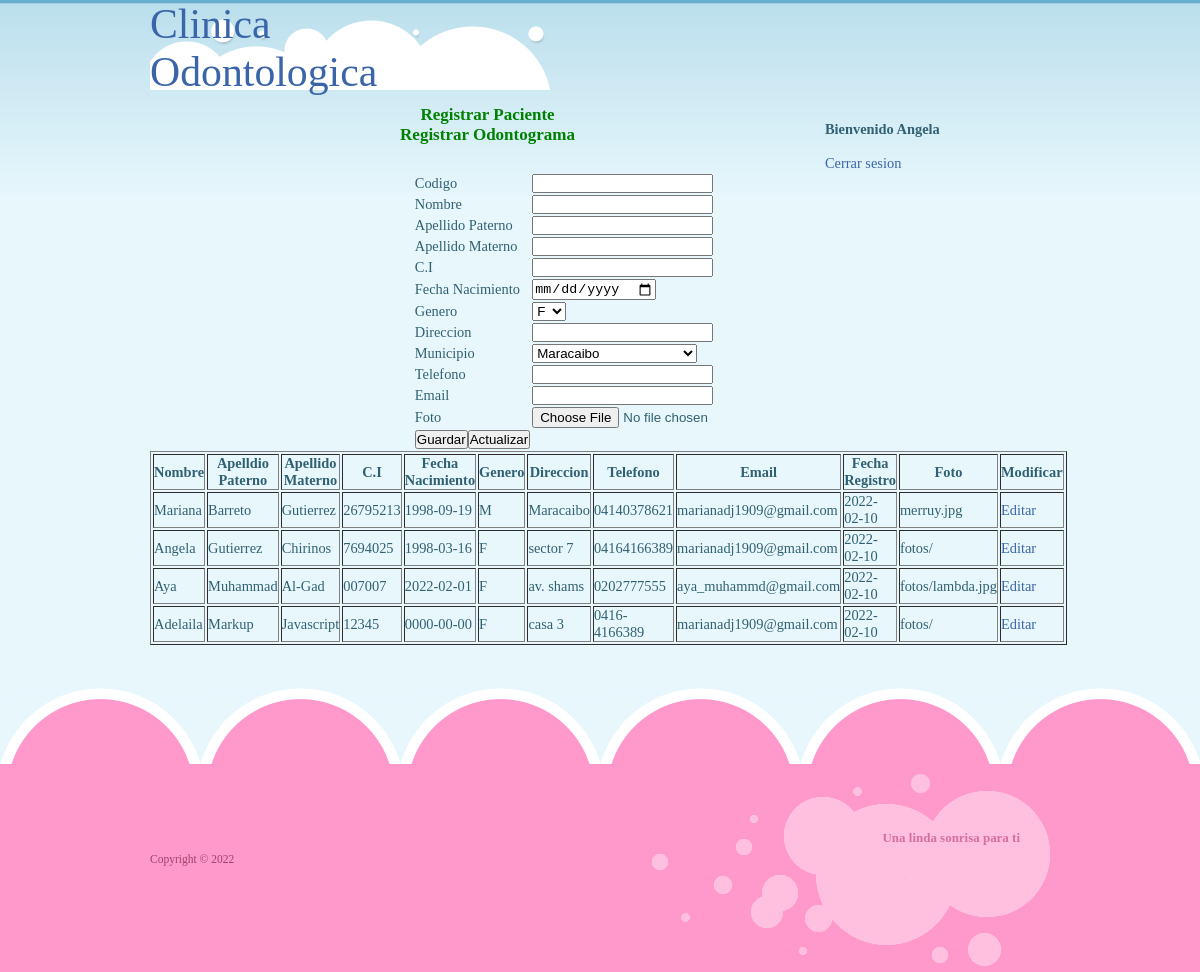
Page /registrar_paciente.php (signed in) on the committed database.
### tables this page shows
CREATE TABLE `persona` (
  `cod_persona` int(11) NOT NULL,
  `nombre` varchar(50) NOT NULL,
  `apellido_paterno` varchar(60) NOT NULL,
  `apellido_materno` varchar(60) NOT NULL,
  `dni` varchar(8) NOT NULL,
  `fecha_nacimiento` date NOT NULL,
  `genero` varchar(2) NOT NULL,
  `direccion` varchar(250) NOT NULL,
  `telefono` varchar(15) NOT NULL,
  `email` varchar(250) NOT NULL,
  `fecha_regsitro` date NOT NULL,
  `cod_tipo_persona` int(11) NOT NULL,
  `coddistrito` int(11) NOT NULL,
  `foto` varchar(80) NOT NULL
);

### registrar_paciente.php (the view, shortened to what this page needs)
<!DOCTYPE html PUBLIC "-//W3C//DTD XHTML 1.0 Strict//EN" "http://www.w3.org/TR/xhtml1/DTD/xhtml1-strict.dtd">
<html xmlns="http://www.w3.org/1999/xhtml">
<html lang="es">
<head>
	<link rel="stylesheet" href="css/main.css" type="text/css" />
</head>
<body ng-app="app" >
        <?php
        if ($_SESSION['codper'] != null) {
            $user = $_SESSION['codper'];
            $nombre = null;
            $link = mysqli_connect("localhost","root");
            mysqli_select_db($link, "bd_odontograma");
            $result = mysqli_query($link, "select * from persona where cod_persona = $user");
            while ($row = mysqli_fetch_row($result)) {
                $nombre = $row[1];
            }
            $distritos = mysqli_query($link, "select * from distrito");
        }
        else
        {
            header("location:login.php");
        }
        ?>
	<div class="wrap">
		<div id="cabecera">
			<div id="detallelogo">
				<h1><a href="#">Clinica<br />Odontologica</a></h1>
			</div>
			<div id="detallesuser">
				<h3><?php echo "Bienvenido $nombre"  ?></h3><br/>
				<a href="login.php">Cerrar sesion</a>
			</div>
		</div>
            <div id="menu" ng-controller="dientes">
			<center><ul>
                                <li><a href="registrar_paciente.php">Registrar Paciente</a></li>
                                <li><a href="odontograma.php">Registrar Odontograma</a></li>
			</ul></center>
		</div>
            <div id="text" >
                <center>
                <form method="post" enctype="multipart/form-data">
                        <table>
                    <tr>
                        <td>Codigo</td>
                        <td><input type="text" name="txtcodigo" id="txtcodigo" value=""/></td>
                    </tr>
                    <tr>
                        <td>Nombre</td>
                        <td><input type="text" name="txtnombre" id="txtnombre" /></td>
                    </tr>
                    <tr>
                        <td>Apellido Paterno</td>
                        <td><input type="text" name="txtpaterno" id="txtpaterno" /></td>
                    </tr>
                    <tr>
                        <td>Apellido Materno</td>
                        <td><input type="text" name="txtmaterno" id="txtmaterno" /></td>
                    </tr>
                    <tr>
                        <td>C.I</td>
                        <td><input type="text" name="txtdni" id="txtdni" /></td>
                    </tr>
                    <tr>
                        <td>Fecha Nacimiento</td>
                        <td><input type="date" name="txtfechaNacimiento" id="txtfechaNacimiento" /></td>
                    </tr>
                    <tr>
                        <td>Genero</td>
                        <td><select name="ddlgenero" id="ddlgenero">
                                <option value="F">F</option>
                            </select>
                        </td>
                    </tr>
                    <tr>
                        <td>Direccion</td>
                        <td><input type="text" name="txtdireccion" id="txtdireccion" /></td>
                    </tr>                    <tr>
                        <td>Municipio</td>
                        <td>
                            <select name="ddldistrito" id="ddldistrito">
                                <?php
                                while ($row = mysqli_fetch_row($distritos)) {
                                    echo "<option value='$row[0]'>$row[1]</option>";
                                }
                                ?>
                            </select>
                        </td>
                    </tr>
                    <tr>
                        <td>Telefono</td>
                        <td><input type="text" name="txttelefono" id="txttelefono" /></td>
                    </tr>
                    <tr>
                        <td>Email</td>
                        <td><input type="text" name="txtemail" id="txtemail" /></td>
                    </tr>
                    <tr>
                        <td>Foto</td>
                        <td><input type="file" name="fufoto" id="fufoto" /></td>
                    </tr>
                    <tr>
                        <td colspan="1"><center><input type="submit" name="boton" id="btnguardar" value="Guardar"/><input type="submit" name="boton"  id="btnactualizar" value="Actualizar"/></center>
                        </td>
                    </tr>
                        </table>
                        <table border="1">
                            <th>Nombre</th><th>Apelldio Paterno</th><th>Apellido Materno</th><th>C.I</th><th>Fecha Nacimiento</th><th>Genero</th><th>Direccion</th><th>Telefono</th><th>Email</th><th>Fecha Registro</th><th>Foto</th><th>Modificar</th>
                            <?php
                            $result = mysqli_query($link, "Select * from persona");
                            while ($row = mysqli_fetch_row($result)) {
                                echo "<tr><td>$row[1]</td><td>$row[2]</td><td>$row[3]</td><td>$row[4]</td><td>$row[5]</td><td>$row[6]</td><td>$row[7]</td><td>$row[8]</td><td>$row[9]</td><td>$row[10]</td><td>$row[13]</td><td><a href='#' class='aEditar' id='aEditar' value='$row[4]'>Editar</a></td></tr>";
                            }
                            ?>
                        </table>
                </form>
                </center>
            </div>
	</div>
	<div id="footer">
		<div class="wrap">
			<div id="bubble"><p>Una linda sonrisa para ti</p></div>
			<div id="copyright">
				<p>Copyright &copy; 2022</p>
			</div>
		</div>
	</div>
</body>
</html>

### css/main.css (style rules this page uses)
* { margin:0;padding:0; }
ul,ol { list-style:none }
h1,h2,h3,h4,h5,h6,pre,code { font-size:1em; }
body { font: .9em Georgia, "Times New Roman", Arial, Sans-Serif; background: #E8F7FC url(../images/bg.jpg) repeat-x; color: #306172; }
a { color: #3A65A8; text-decoration: none; }
h1 { font-size: 2.9em; font-weight: normal; }
p { clear: both; margin: 5px 0 15px; line-height: 1.7em; }
.wrap { margin: 0 auto; width: 900px; }
#cabecera { height: 90px; background: url(../images/white_bubbles.jpg) no-repeat fixed; }
#detallesuser { margin-top: 25px; width: 25%; float: right; }
#detallelogo { float: left; width: 100%; }
#menu ul { list-style-type: none; font-size: 0px; }
#menu { margin-top: 15px; margin-bottom: 15px; }
#menu ul li a { font-size: 17px; text-decoration: none; font-weight: bold; color: green; }
#text { clear: both; margin: 0 0 40px; }
#footer { padding: 85px 0 5px 0; background: #FF99CB url(../images/bottom.jpg) repeat-x; }
#copyright { float: left; margin: 80px 0 0; color: #9D436F; font-size: .8em; }
#copyright p { margin: 0 0 5px; }
#bubble { float: right; font-size: .9em; font-weight: bold; color: #D46FA0; background: url(../images/pink_bubbles.jpg) no-repeat; width: 220px; height: 145px; padding: 52px 30px 0 150px; text-align: right; }

### rows in the picture
persona: nombre "Angela", apellido_paterno "Gutierrez", apellido_materno "Chirinos", dni "7694025", fecha_nacimiento "1998-03-16", genero "F", direccion "sector 7", telefono "04164166389", email "marianadj1909@gmail.com", fecha_regsitro "2022-02-10", foto "fotos/"
persona: nombre "Mariana", apellido_paterno "Barreto", apellido_materno "Gutierrez", dni "26795213", fecha_nacimiento "1998-09-19", genero "M", direccion "Maracaibo", telefono "04140378621", email "marianadj1909@gmail.com", fecha_regsitro "2022-02-10", foto "merruy.jpg"
persona: nombre "Aya", apellido_paterno "Muhammad", apellido_materno "Al-Gad", dni "007007", fecha_nacimiento "2022-02-01", genero "F", direccion "av. shams", telefono "0202777555", email "aya_muhammd@gmail.com", fecha_regsitro "2022-02-10", foto "fotos/lambda.jpg"
persona: nombre "Adelaila", apellido_paterno "Markup", apellido_materno "Javascript", dni "12345", fecha_nacimiento "0000-00-00", genero "F", direccion "casa 3", telefono "0416-4166389", email "marianadj1909@gmail.com", fecha_regsitro "2022-02-10", foto "fotos/"

### other values in the picture
form field ddldistrito "Maracaibo"
